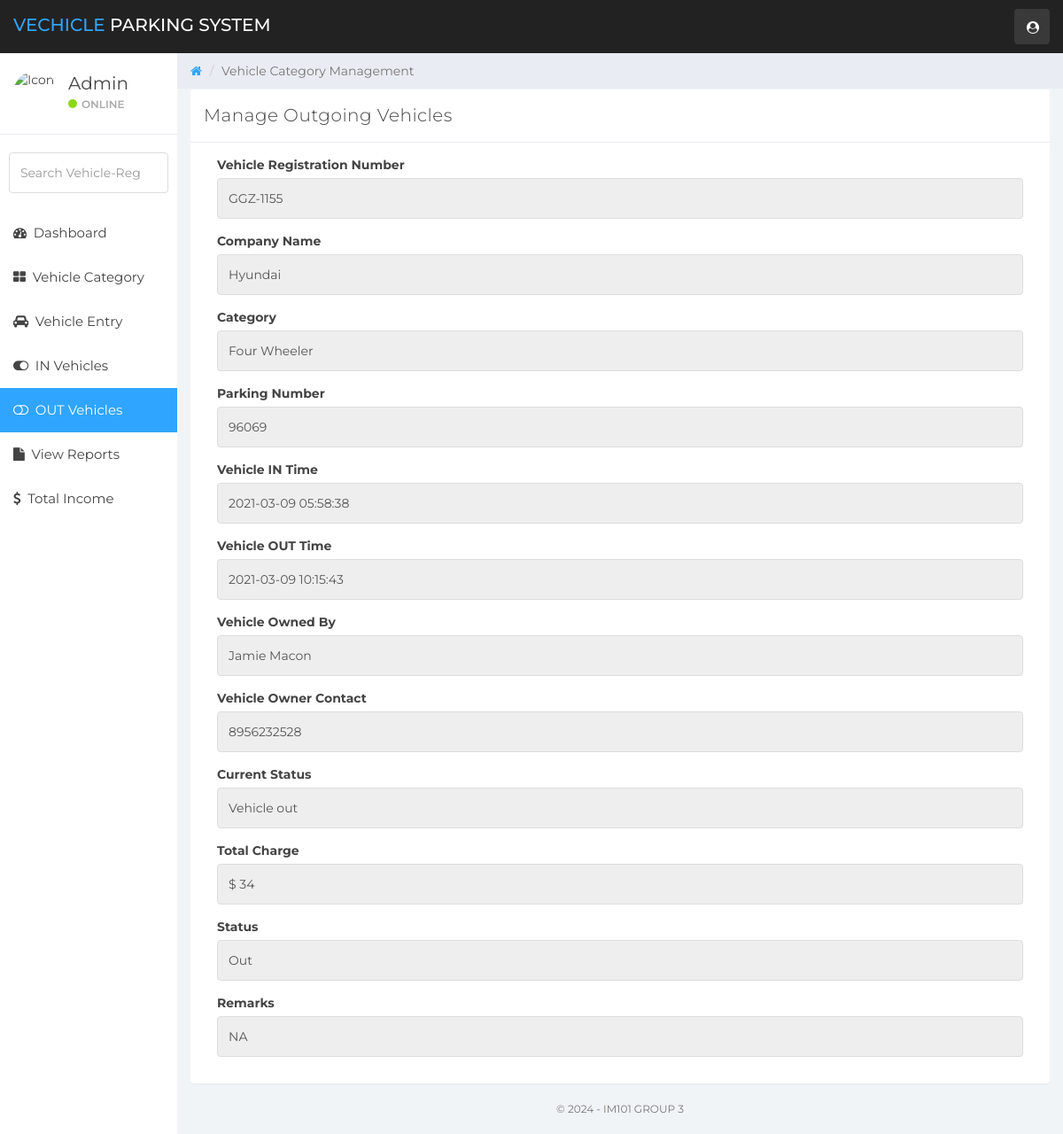
/outgoing-detail.php?updateid=1 (signed in), run on the app's committed database.
### tables this page shows
CREATE TABLE `vehicle_info` (
  `ID` int(10) NOT NULL,
  `ParkingNumber` varchar(120) DEFAULT NULL,
  `VehicleCategory` varchar(120) NOT NULL,
  `VehicleCompanyname` varchar(120) DEFAULT NULL,
  `RegistrationNumber` varchar(120) DEFAULT NULL,
  `OwnerName` varchar(120) DEFAULT NULL,
  `OwnerContactNumber` bigint(10) DEFAULT NULL,
  `InTime` timestamp NULL DEFAULT current_timestamp(),
  `OutTime` timestamp NULL DEFAULT NULL ON UPDATE current_timestamp(),
  `ParkingCharge` varchar(120) NOT NULL,
  `Remark` mediumtext NOT NULL,
  `Status` varchar(5) NOT NULL
);

### outgoing-detail.php (the view, shortened to what this page needs)
<?php
    include('includes/dbconn.php');
    if (strlen($_SESSION['vpmsaid']==0)) {
    header('location:logout.php');
    } else {
?>
<!DOCTYPE html>
<html>
<head>
	<link href="css/bootstrap.min.css" rel="stylesheet">
	<link href="css/font-awesome.min.css" rel="stylesheet">
    <link href="css/datatable.css" rel="stylesheet">
	<link href="css/datepicker3.css" rel="stylesheet">
	<link href="css/styles.css" rel="stylesheet">
</head>
<body>
        <?php include 'includes/navigation.php' ?>
		<?php
		include 'includes/sidebar.php'
		?>
	<div class="col-sm-9 col-sm-offset-3 col-lg-10 col-lg-offset-2 main">
		<div class="row">
			<ol class="breadcrumb">
				<li><a href="dashboard.php">
					<em class="fa fa-home"></em>
				</a></li>
				<li class="active">Vehicle Category Management</li>
			</ol>
		</div>
		<div class="row">
			<div class="col-lg-12">
			</div>
		</div>
		<div class="row">
				<div class="col-lg-12">
					<div class="panel panel-default">
						<div class="panel-heading">Manage Outgoing Vehicles</div>
						<div class="panel-body">
                        <div class="col-md-12">
							<form method="POST">
                            <?php
                            $cid=$_GET['updateid'];
                            $ret=mysqli_query($con,"SELECT * from vehicle_info where ID='$cid'");
                            while ($row=mysqli_fetch_array($ret)) {
                            ?>
								<div class="form-group">
									<label>Vehicle Registration Number</label>
									<input type="text" class="form-control" value="<?php  echo $row['RegistrationNumber'];?>" id="catename" name="catename" readonly>
								</div>
								<div class="form-group">
									<label>Company Name</label>
									<input type="text" class="form-control" value="<?php  echo $row['VehicleCompanyname'];?>" id="sdesc" name="sdesc" readonly>
								</div>
                                <div class="form-group">
									<label>Category</label>
									<input type="text" class="form-control" value="<?php  echo $row['VehicleCategory'];?>" id="sdesc" name="sdesc" readonly>
								</div>
                                <div class="form-group">
									<label>Parking Number</label>
									<input type="text" class="form-control" value="<?php  echo $row['ParkingNumber'];?>" id="sdesc" name="sdesc" readonly>
								</div>
                                <div class="form-group">
									<label>Vehicle IN Time</label>
									<input type="text" class="form-control" value="<?php  echo $row['InTime'];?>" id="sdesc" name="sdesc" readonly>
								</div>
                                <div class="form-group">
									<label>Vehicle OUT Time</label>
									<input type="text" class="form-control" value="<?php  echo $row['OutTime'];?>" id="sdesc" name="sdesc" readonly>
								</div>
                                <div class="form-group">
									<label>Vehicle Owned By</label>
									<input type="text" class="form-control" value="<?php  echo $row['OwnerName'];?>" id="sdesc" name="sdesc" readonly>
								</div>
                                <div class="form-group">
									<label>Vehicle Owner Contact</label>
									<input type="text" class="form-control" value="<?php  echo $row['OwnerContactNumber'];?>" id="sdesc" name="sdesc" readonly>
								</div>
                                <div class="form-group">
									<label>Current Status</label>
									<input type="text" class="form-control" value="<?php if($row['Status']==""){ echo "Vehicle In"; } if($row['Status']=="Out"){echo "Vehicle out";} ;?>" id="sdesc" name="sdesc" readonly>
								</div>
                                <div class="form-group">
									<label>Total Charge</label>
									<input type="text" class="form-control" value="$ <?php  echo $row['ParkingCharge'];?>" id="parkingcharge" name="parkingcharge" readonly>
								</div>
                                <div class="form-group">
									<label>Status</label>
									<input type="text" name="status" value="<?php echo $row['Status']; ?>" class="form-control" readonly>
								</div>
                                <div class="form-group">
									<label>Remarks</label>
									<input type="text" class="form-control" value="<?php  echo $row['Remark'];?>" id="remark" name="remark" readonly>
								</div>
                        <?php } ?>
								</div>
						</div>
					</div>
				</div>
</div>
        <?php include 'includes/footer.php'?>
	</div>
</body>
</html>
<?php }  ?>

### css/styles.css (style rules this page uses)
body { background: #f1f4f7; padding-top: 60px; font-size: 14px; color: #444444; font-family: "Montserrat", "Helvetica Neue", Helvetica, Arial, sans-serif; }
a, a:hover, a:focus { color: #30a5ff; }
input.form-control { border: 1px solid #ddd; box-shadow: none; height: 46px; }
.panel { border: 0; }
.panel-heading { font-size: 20px; font-weight: 300; letter-spacing: 0.025em; height: 60px; line-height: 38px; }
.panel-default .panel-heading { background: #fff; border-bottom: 1px solid #e9ecf2; color: #444444; }
.breadcrumb { border-radius: 0; padding: 10px 15px 10px 15px; background: #e9ecf2; margin: 0; }

### data on the page
vehicle_info: catename "GGZ-1155", sdesc "Hyundai", sdesc "Four Wheeler", sdesc "96069", sdesc "2021-03-09 05:58:38", sdesc "2021-03-09 10:15:43", sdesc "Jamie Macon", sdesc "8956232528", sdesc "Vehicle out", parkingcharge "$ 34", status "Out", remark "NA"
